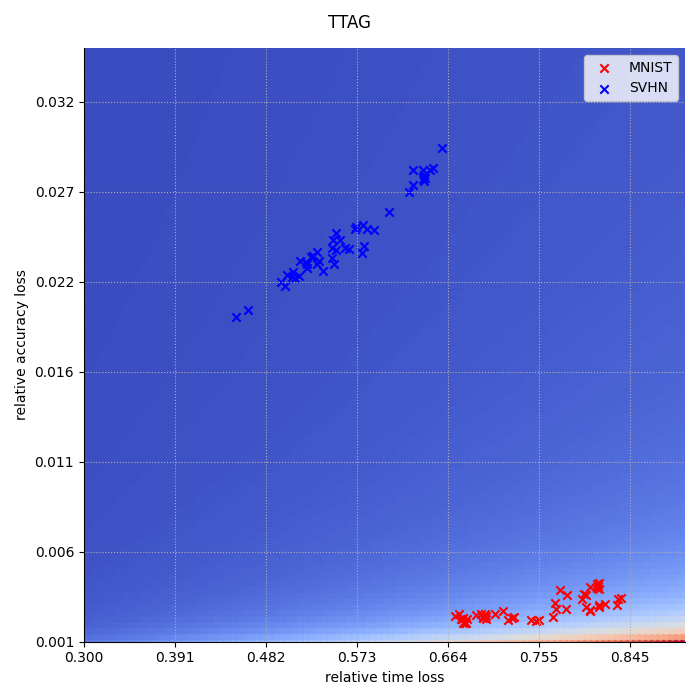

Reproduce this figure in Python.
import numpy as np
import matplotlib.pyplot as plt

r_time_loss = np.linspace(0.3,0.9,100)
r_acc_loss = np.linspace(0.001,0.035,100)

r_t_a_m = np.load('results/r_t_a_m.npy')
t_m = r_t_a_m[...,0].flatten()
a_m = r_t_a_m[...,1].flatten()


r_t_a_s = np.load('results/r_t_a.npy')
t_s = r_t_a_s[...,0].flatten()
a_s = r_t_a_s[...,1].flatten()

print(t_s, a_s)

ttag = np.zeros((100,100))
for t_id, t in enumerate(r_time_loss):
    for a_id, a in enumerate(r_acc_loss):
        ttag[a_id, t_id] = (t*t)/a
        
xx, yy = np.meshgrid(r_time_loss, r_acc_loss)

fig, ax = plt.subplots(1,1,figsize=(7,7))
plt.suptitle('TTAG')

ax.scatter(xx, yy, c = ttag, cmap='coolwarm')
a = 15
ax.set_xticks(r_time_loss[::a], ['%0.3f' % t for t in r_time_loss][::a])
ax.set_xlabel('relative time loss')
ax.set_yticks(r_acc_loss[::a], ['%0.3f' % t for t in r_acc_loss][::a])
ax.set_ylabel('relative accuracy loss')
ax.set_xlim(0.3, 0.9)
ax.set_ylim(0.001, 0.035)

ax.scatter(t_m, a_m, color='red', marker='x', label='mnist')
ax.scatter(t_s, a_s, color='blue', marker='x', label='svhn')

ax.spines['top'].set_visible(False)
ax.spines['right'].set_visible(False)
ax.grid(ls=':')
plt.legend()
plt.tight_layout()
plt.savefig('foo.png')